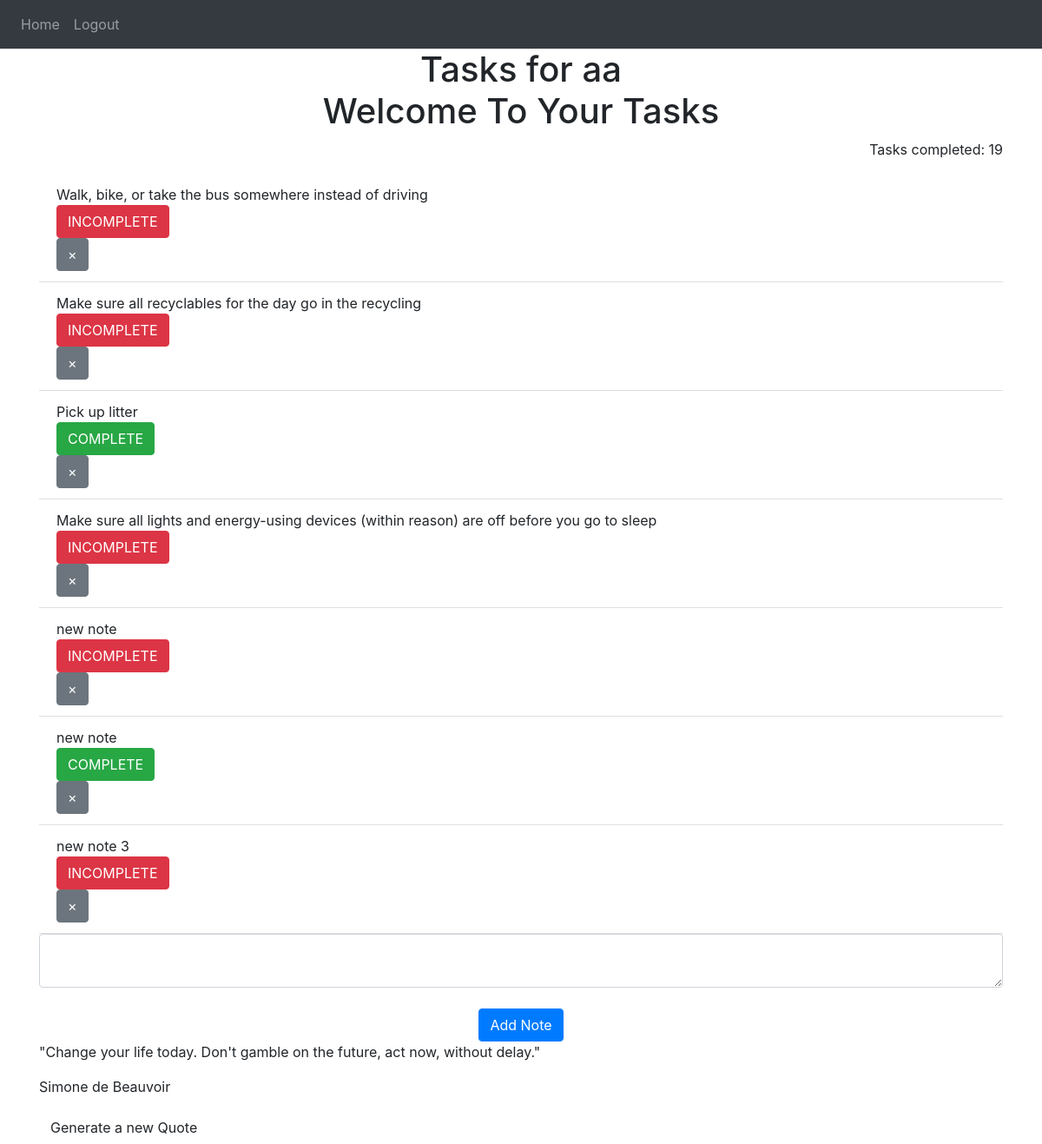
Page / (signed in) on the earlier database version.
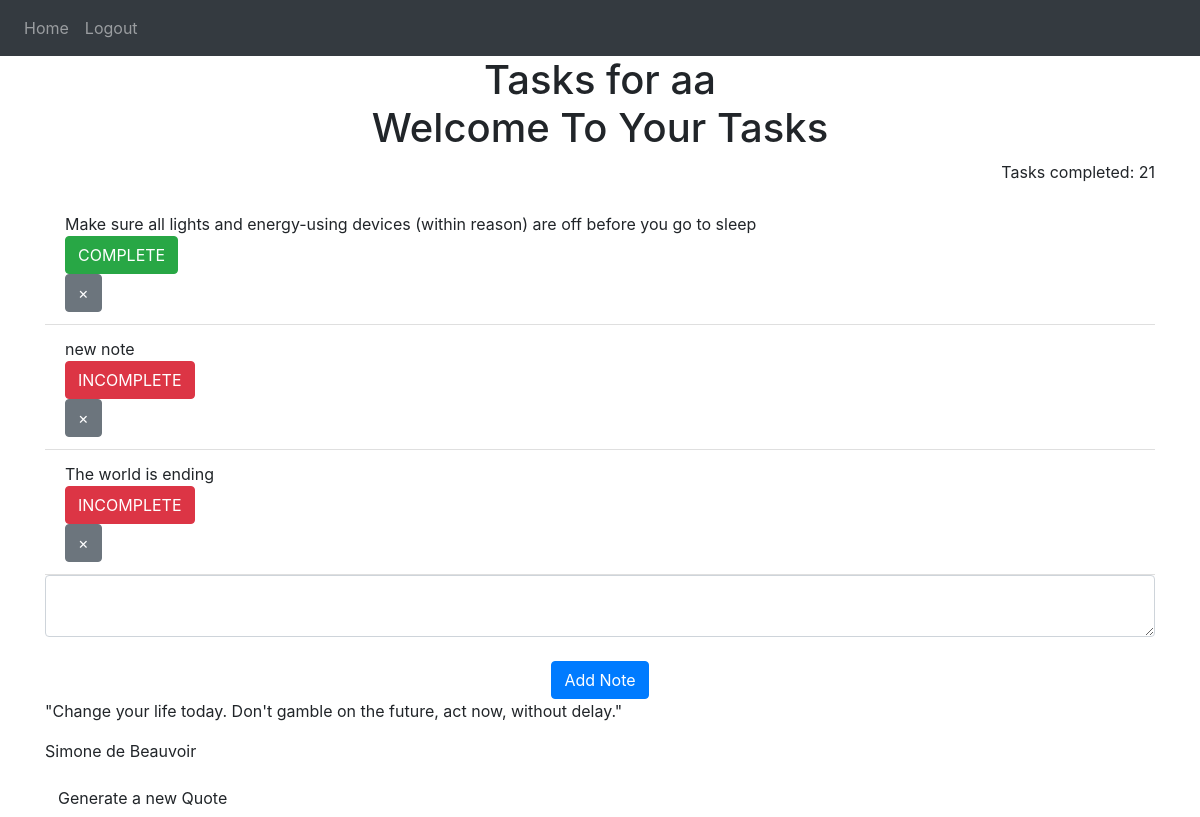
Same page on the later database version.
### website/models.py (models this page shows)
class User(db.Model, UserMixin): # create a new class to inherit from the UserMixin class
    id = db.Column(db.Integer, primary_key=True) # create a new column called id with type Integer and primary key
    email = db.Column(db.String(150), unique=True, nullable=False) # create a new column called email with type String and unique and has to be filled
    password = db.Column(db.String(150), nullable=False) # create a new column called password with type String and has to be filled
    first_name = db.Column(db.String(150))
    notes = db.relationship('Note') # create a relationship between the user and the note table
    user_state = db.Column(db.String(150))
    total_points = db.Column(db.Integer, default=0) # a column in the database with type Integer and default value of 0

class Note(db.Model):
    id = db.Column(db.Integer, primary_key=True)
    data = db.Column(db.String(10000))
    date = db.Column(db.DateTime(timezone=True), default=func.now())
    user_id = db.Column(db.Integer, db.ForeignKey('user.id')) # foreign key to user table to get the user id of who made the note
    points = db.Column(db.Integer)
    complete = db.Column(db.Boolean, default=False)

### website/routes.py (the view, shortened to what this page needs)
@routes.route('/', methods=['GET', "POST"])
@login_required
def home():
    return render_template("home.html", user=current_user)

### website/__init__.py (called while the page is built)
def create_app():
    app = Flask(__name__)
    app.config['SECRET_KEY'] = 'secret key for cookies'
    app.config['SQLALCHEMY_DATABASE_URI'] = f'sqlite:///{DB_NAME}'
    db.init_app(app) # init db with current app
    from .routes import routes
    from .auth import auth
    app.register_blueprint(routes, url_prefix='/')
    app.register_blueprint(auth, url_prefix='/')
    from .models import User, Note
    login_manager = LoginManager()
    login_manager.login_view = 'auth.login'
    login_manager.init_app(app)
    @login_manager.user_loader
    def load_user(id):
        return User.query.get(int(id))
    create_database(app)
    return app

### website/templates/home.html (shortened to what this page needs)
{% extends "base.html" %} {% block title %}Home{% endblock %} {% block content
%}
<h1 align="center">Tasks for {{ user.first_name }} <br>
  <div id="maintitle"></div>
</h1>
<p align="right">Tasks completed: {{ user.total_points }}</p>
<ul class="list-group list-group-flush" id="notes">
  {% for note in user.notes %}
  <li class="list-group-item">
    <div class="note-container">
      <div class="note-item">{{ note.data }}</div>
      <div class="note-item">
      {% if note.complete %}
        <button class="btn btn-success" onClick="addPoints({{ note.id }})">COMPLETE</button>
      {% else %}
        <button class="btn btn-danger" onClick="addPoints({{ note.id }})">INCOMPLETE</button>
      {% endif %}
      </div>
      <div class="note-item">
        <button type="button" class="btn btn-secondary" onClick="deleteNote({{ note.id }})">
          <span aria-hidden="true">&times;</span>
        </button>
      </div>
    </div>
  </li>
  {% endfor %}
</ul>
<form method="POST">
  <textarea name="note" id="note" class="form-control"></textarea>
  <br />
  <div align="center">
    <button type="submit" class="btn btn-primary">Add Note</button>
  </div>
</form>
     <div id="quote-container">
        <div id="quote-l">
            <blockquote id="quote-line">"Change your life today. Don't gamble on the future, act now, without delay."</blockquote>
        </div>
        <div id="quote-a">
            <p id="quote-author">Simone de Beauvoir</p>
        </div>
        <a onClick="genQuote();" class="waves-light btn btn-small quote-b">Generate a new Quote</a>
    </div>
{% endblock %}

### website/templates/base.html (shortened to what this page needs)
<!DOCTYPE html>
<html lang="en">
  <head>
    <link
      rel="stylesheet"
      href="https://stackpath.bootstrapcdn.com/bootstrap/4.4.1/css/bootstrap.min.css"
    />
    <link
      rel="stylesheet"
      href="https://stackpath.bootstrapcdn.com/font-awesome/4.7.0/css/font-awesome.min.css"
    />
    <link
      rel="stylesheet"
      href="{{ url_for('static', filename='stylesheet.css') }}"
    />
  </head>
  <body>
    <nav class="navbar navbar-expand-lg navbar-dark bg-dark">
      <div class="collapse navbar-collapse" id="navbar">
        <div class="navbar-nav">
          {% if user.is_authenticated %}
          <a class="nav-item nav-link" id="home" href="/">Home</a>
          <a class="nav-item nav-link" id="logout" href="/logout">Logout</a>
          {% else %}
          <a class="nav-item nav-link" id="login" href="/login">Login</a>
          <a class="nav-item nav-link" id="signUp" href="/sign-up">Sign Up</a>
          {% endif %}
        </div>
      </div>
    </nav>
    <div class="container">{% block content %}{% endblock %}</div>
  </body>
</html>

### website/static/stylesheet.css (style rules this page uses)
.note-container div { display: flex; flex-direction: row; }

Differences in the rows shown:
removed Note: data "Walk, bike, or take the bus somewhere instead of driving"
removed Note: data "Make sure all recyclables for the day go in the recycling"
removed Note: data "Pick up litter"
removed Note: data "new note"
removed Note: data "new note 3"
changed User "aa": total_points "19" → "21"
changed Note (number 1 of 3 on the later page): complete "INCOMPLETE" → "COMPLETE"
added Note: data "The world is ending"
